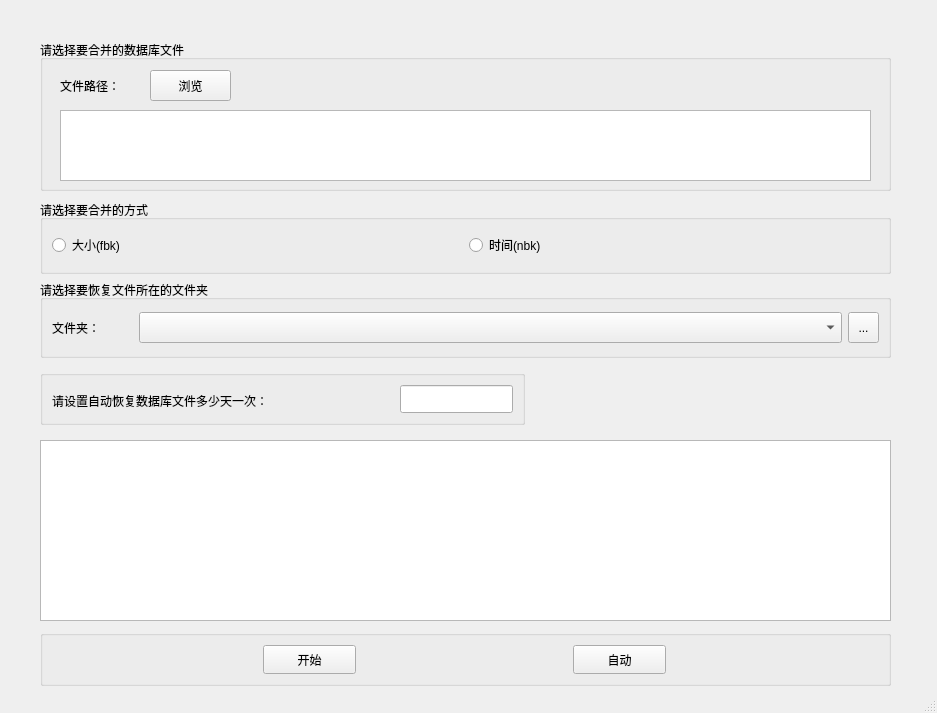
<?xml version="1.0" encoding="UTF-8"?>
<ui version="4.0">
 <class>rMainWindow</class>
 <widget class="QMainWindow" name="rMainWindow">
  <property name="geometry">
   <rect>
    <x>0</x>
    <y>0</y>
    <width>937</width>
    <height>713</height>
   </rect>
  </property>
  <property name="maximumSize">
   <size>
    <width>937</width>
    <height>713</height>
   </size>
  </property>
  <property name="windowTitle">
   <string>rMainWindow</string>
  </property>
  <widget class="QWidget" name="centralwidget">
   <widget class="QGroupBox" name="groupBox">
    <property name="geometry">
     <rect>
      <x>40</x>
      <y>40</y>
      <width>851</width>
      <height>151</height>
     </rect>
    </property>
    <property name="styleSheet">
     <string notr="true">font: 10pt &quot;微软雅黑&quot;;</string>
    </property>
    <property name="title">
     <string>请选择要合并的数据库文件</string>
    </property>
    <widget class="QLabel" name="label">
     <property name="geometry">
      <rect>
       <x>20</x>
       <y>30</y>
       <width>85</width>
       <height>31</height>
      </rect>
     </property>
     <property name="styleSheet">
      <string notr="true">font: 10pt &quot;微软雅黑&quot;;</string>
     </property>
     <property name="text">
      <string>文件路径：</string>
     </property>
    </widget>
    <widget class="QToolButton" name="toolButton">
     <property name="geometry">
      <rect>
       <x>110</x>
       <y>30</y>
       <width>81</width>
       <height>31</height>
      </rect>
     </property>
     <property name="minimumSize">
      <size>
       <width>0</width>
       <height>31</height>
      </size>
     </property>
     <property name="text">
      <string>浏览</string>
     </property>
    </widget>
    <widget class="QListWidget" name="FileLists">
     <property name="geometry">
      <rect>
       <x>20</x>
       <y>70</y>
       <width>811</width>
       <height>71</height>
      </rect>
     </property>
    </widget>
   </widget>
   <widget class="QGroupBox" name="groupBox_2">
    <property name="geometry">
     <rect>
      <x>40</x>
      <y>200</y>
      <width>851</width>
      <height>74</height>
     </rect>
    </property>
    <property name="styleSheet">
     <string notr="true">font: 10pt &quot;微软雅黑&quot;;</string>
    </property>
    <property name="title">
     <string>请选择要合并的方式</string>
    </property>
    <layout class="QHBoxLayout" name="horizontalLayout_2">
     <item>
      <widget class="QRadioButton" name="rBtnSize">
       <property name="minimumSize">
        <size>
         <width>115</width>
         <height>19</height>
        </size>
       </property>
       <property name="styleSheet">
        <string notr="true">font: 10pt &quot;微软雅黑&quot;;</string>
       </property>
       <property name="text">
        <string>大小(fbk)</string>
       </property>
      </widget>
     </item>
     <item>
      <widget class="QRadioButton" name="rBtnTime">
       <property name="minimumSize">
        <size>
         <width>115</width>
         <height>19</height>
        </size>
       </property>
       <property name="styleSheet">
        <string notr="true">font: 10pt &quot;微软雅黑&quot;;</string>
       </property>
       <property name="text">
        <string>时间(nbk)</string>
       </property>
      </widget>
     </item>
    </layout>
   </widget>
   <widget class="QPlainTextEdit" name="plainTextEdit">
    <property name="geometry">
     <rect>
      <x>40</x>
      <y>440</y>
      <width>851</width>
      <height>181</height>
     </rect>
    </property>
    <property name="styleSheet">
     <string notr="true">font: 10pt &quot;微软雅黑&quot;;</string>
    </property>
   </widget>
   <widget class="QGroupBox" name="groupBox_3">
    <property name="geometry">
     <rect>
      <x>40</x>
      <y>630</y>
      <width>851</width>
      <height>56</height>
     </rect>
    </property>
    <property name="title">
     <string/>
    </property>
    <layout class="QHBoxLayout" name="horizontalLayout_3">
     <item>
      <widget class="QPushButton" name="pBtnStart">
       <property name="minimumSize">
        <size>
         <width>93</width>
         <height>28</height>
        </size>
       </property>
       <property name="maximumSize">
        <size>
         <width>93</width>
         <height>32</height>
        </size>
       </property>
       <property name="styleSheet">
        <string notr="true">font: 10pt &quot;微软雅黑&quot;;</string>
       </property>
       <property name="text">
        <string>开始</string>
       </property>
      </widget>
     </item>
     <item>
      <widget class="QPushButton" name="pBtnExit">
       <property name="minimumSize">
        <size>
         <width>93</width>
         <height>28</height>
        </size>
       </property>
       <property name="maximumSize">
        <size>
         <width>93</width>
         <height>32</height>
        </size>
       </property>
       <property name="styleSheet">
        <string notr="true">font: 10pt &quot;微软雅黑&quot;;</string>
       </property>
       <property name="text">
        <string>自动</string>
       </property>
      </widget>
     </item>
    </layout>
   </widget>
   <widget class="QGroupBox" name="groupBox_4">
    <property name="geometry">
     <rect>
      <x>40</x>
      <y>280</y>
      <width>851</width>
      <height>78</height>
     </rect>
    </property>
    <property name="styleSheet">
     <string notr="true">font: 10pt &quot;微软雅黑&quot;;</string>
    </property>
    <property name="title">
     <string>请选择要恢复文件所在的文件夹</string>
    </property>
    <layout class="QHBoxLayout" name="horizontalLayout">
     <item>
      <widget class="QLabel" name="label_2">
       <property name="maximumSize">
        <size>
         <width>81</width>
         <height>31</height>
        </size>
       </property>
       <property name="text">
        <string>文件夹：</string>
       </property>
      </widget>
     </item>
     <item>
      <widget class="QComboBox" name="directoryComboBox">
       <property name="minimumSize">
        <size>
         <width>681</width>
         <height>31</height>
        </size>
       </property>
      </widget>
     </item>
     <item>
      <widget class="QToolButton" name="selectDirBtn">
       <property name="minimumSize">
        <size>
         <width>31</width>
         <height>31</height>
        </size>
       </property>
       <property name="text">
        <string>...</string>
       </property>
      </widget>
     </item>
    </layout>
   </widget>
   <widget class="QGroupBox" name="groupBox_5">
    <property name="geometry">
     <rect>
      <x>40</x>
      <y>370</y>
      <width>485</width>
      <height>55</height>
     </rect>
    </property>
    <property name="styleSheet">
     <string notr="true">font: 10pt &quot;微软雅黑&quot;;</string>
    </property>
    <property name="title">
     <string/>
    </property>
    <layout class="QHBoxLayout" name="horizontalLayout_4">
     <item>
      <widget class="QLabel" name="label_3">
       <property name="minimumSize">
        <size>
         <width>341</width>
         <height>31</height>
        </size>
       </property>
       <property name="text">
        <string>请设置自动恢复数据库文件多少天一次：</string>
       </property>
      </widget>
     </item>
     <item>
      <widget class="QLineEdit" name="autoDaysEdit">
       <property name="maximumSize">
        <size>
         <width>113</width>
         <height>31</height>
        </size>
       </property>
      </widget>
     </item>
    </layout>
   </widget>
  </widget>
  <widget class="QStatusBar" name="statusbar"/>
 </widget>
 <resources/>
 <connections/>
</ui>
